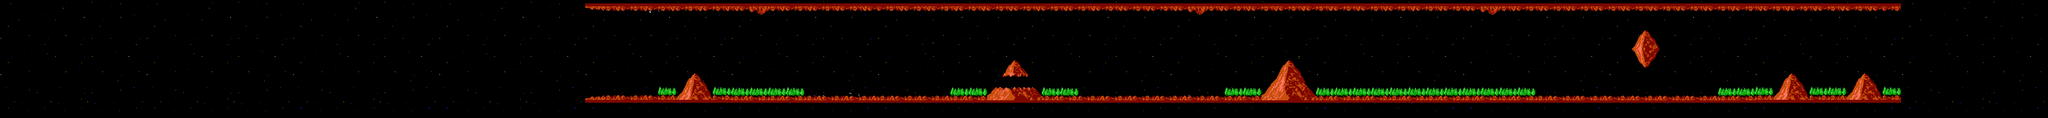

Rendered tile map (Tiled .tmx) drawn with the repository's tilesets; below, a short description and the map source with its tile grids summarised:
An orthogonal 14x1 tile map with 591x480 px tiles, 3 tile layers (fundo, stars, scenery), 11 tilesets and 94 objects (2x mountain4, 2x fan4, 2x RedJumper2, 2x ducker4, top, ...).

<map version="1.0" orientation="orthogonal" width="14" height="1" tilewidth="591" tileheight="480">
 <tileset firstgid="1" name="fundo" tilewidth="591" tileheight="480">
  <image source="fundo1.png" width="591" height="480" />
 </tileset>
 <tileset firstgid="2" name="fundo2" tilewidth="591" tileheight="480">
  <image source="fundo2.png" width="591" height="480" />
 </tileset>
 <tileset firstgid="3" name="front-1" tilewidth="591" tileheight="480">
  <image source="front-1.png" width="591" height="480" />
 </tileset>
 <tileset firstgid="4" name="front-2" tilewidth="591" tileheight="480">
  <image source="front-2.png" width="591" height="480" />
 </tileset>
 <tileset firstgid="5" name="front-3" tilewidth="591" tileheight="480">
  <image source="front-3.png" width="591" height="480" />
 </tileset>
 <tileset firstgid="6" name="front-4" tilewidth="591" tileheight="480">
  <image source="front-4.png" width="591" height="480" />
 </tileset>
 <tileset firstgid="7" name="front-5" tilewidth="591" tileheight="480">
  <image source="front-5.png" width="591" height="480" />
 </tileset>
 <tileset firstgid="8" name="front-6" tilewidth="591" tileheight="480">
  <image source="front-6.png" width="591" height="480" />
 </tileset>
 <tileset firstgid="9" name="front-7" tilewidth="591" tileheight="480">
  <image source="front-7.png" width="591" height="480" />
 </tileset>
 <tileset firstgid="10" name="front-9" tilewidth="591" tileheight="480">
  <image source="front-9.png" width="591" height="480" />
 </tileset>
 <tileset firstgid="11" name="front-10" tilewidth="591" tileheight="480">
  <image source="front-10.png" width="591" height="480" />
 </tileset>
 <layer name="fundo" width="14" height="1">
  <data>[14 cells, 14 non-empty, 1 distinct tile ids]</data>
 </layer>
 <layer name="stars" width="14" height="1">
  <data>[14 cells, 14 non-empty, 1 distinct tile ids]</data>
 </layer>
 <layer name="scenery" width="14" height="1">
  <data>[14 cells, 9 non-empty, 9 distinct tile ids]</data>
 </layer>
 <objectgroup name="colliders" width="14" height="1" visible="0">
  <object name="top" x="2363" y="-3" width="5319" height="28" />
  <object name="bottom" x="2362" y="408" width="5319" height="29" />
  <object name="mountain1" x="2806" y="315">
   <polygon points="0,0 -60,92 65,91" />
  </object>
  <object name="mountain2-1" x="4099" y="249">
   <polygon points="0,0 -41,56 45,55" />
  </object>
  <object name="mountain2-2" x="4174" y="378">
   <polyline points="0,0 -152,1 -181,29 29,31 1,0" />
  </object>
  <object name="mountain3" x="5209" y="263">
   <polygon points="0,0 -103,144 96,143" />
  </object>
  <object name="mountain4" x="7241" y="318">
   <polygon points="0,0 -63,88 63,88" />
  </object>
  <object name="mountain4" x="7533" y="318">
   <polygon points="0,0 -63,88 63,88" />
  </object>
  <object name="residual1" x="3060" y="31" width="37" height="15" />
  <object name="residual2" x="4832" y="36" width="37" height="15" />
  <object name="meteor" x="6647" y="126">
   <polygon points="0,-1 -48,73 53,72 0,146 -48,73 53,72" />
  </object>
 </objectgroup>
 <objectgroup name="enemy_spawns" width="14" height="1">
  <object name="fan1" x="532" y="92" width="42" height="39">
   <properties>
    <property name="active" value="True" />
    <property name="dropsPowerUp" value="False" />
    <property name="hasSquad" value="True" />
    <property name="isAnimatedByState" value="False" />
    <property name="quantity" value="5" />
    <property name="spawnDirection" value="Front" />
    <property name="type" value="Fan" />
   </properties>
  </object>
  <object name="fan2" x="682" y="315" width="42" height="39">
   <properties>
    <property name="active" value="True" />
    <property name="dropsPowerUp" value="False" />
    <property name="hasSquad" value="True" />
    <property name="isAnimatedByState" value="False" />
    <property name="quantity" value="5" />
    <property name="spawnDirection" value="Front" />
    <property name="type" value="Fan" />
   </properties>
  </object>
  <object name="fan3" x="834" y="94" width="42" height="39">
   <properties>
    <property name="active" value="True" />
    <property name="dropsPowerUp" value="False" />
    <property name="hasSquad" value="True" />
    <property name="isAnimatedByState" value="False" />
    <property name="quantity" value="5" />
    <property name="spawnDirection" value="Front" />
    <property name="type" value="Fan" />
   </properties>
  </object>
  <object name="ducker2" x="2819" y="54" width="42" height="39">
   <properties>
    <property name="active" value="True" />
    <property name="dropsPowerUp" value="False" />
    <property name="hasSquad" value="False" />
    <property name="isAnimatedByState" value="True" />
    <property name="quantity" value="1" />
    <property name="spawnDirection" value="Back" />
    <property name="type" value="Ducker" />
   </properties>
  </object>
  <object name="boss" x="8214" y="118" width="42" height="39">
   <properties>
    <property name="active" value="True" />
    <property name="dropsPowerUp" value="False" />
    <property name="hasSquad" value="False" />
    <property name="isAnimatedByState" value="False" />
    <property name="quantity" value="1" />
    <property name="type" value="boss" />
   </properties>
  </object>
  <object name="volcano1" x="7219" y="280" width="42" height="39">
   <properties>
    <property name="active" value="True" />
    <property name="dropsPowerUp" value="False" />
    <property name="hasSquad" value="False" />
    <property name="isAnimatedByState" value="False" />
    <property name="quantity" value="2" />
    <property name="type" value="volcano" />
   </properties>
  </object>
  <object name="dagumu1" x="3401" y="368" width="52" height="42">
   <properties>
    <property name="active" value="True" />
    <property name="dropsPowerUp" value="False" />
    <property name="hasSquad" value="False" />
    <property name="isAnimatedByState" value="False" />
    <property name="quantity" value="1" />
    <property name="spawnDirection" value="Front" />
    <property name="type" value="Dagumu" />
   </properties>
  </object>
  <object name="dee1" x="2634" y="55" width="25" height="30">
   <properties>
    <property name="active" value="True" />
    <property name="dropsPowerUp" value="False" />
    <property name="hasSquad" value="False" />
    <property name="isAnimatedByState" value="True" />
    <property name="quantity" value="1" />
    <property name="spawnDirection" value="Front" />
    <property name="type" value="Dee-01" />
   </properties>
  </object>
  <object name="dee2" x="2672" y="55" width="25" height="30">
   <properties>
    <property name="active" value="True" />
    <property name="dropsPowerUp" value="False" />
    <property name="hasSquad" value="False" />
    <property name="isAnimatedByState" value="True" />
    <property name="quantity" value="1" />
    <property name="spawnDirection" value="Front" />
    <property name="type" value="Dee-01" />
   </properties>
  </object>
  <object name="fan4" x="957" y="317" width="42" height="39">
   <properties>
    <property name="active" value="True" />
    <property name="dropsPowerUp" value="False" />
    <property name="hasSquad" value="True" />
    <property name="isAnimatedByState" value="False" />
    <property name="quantity" value="5" />
    <property name="spawnDirection" value="Front" />
    <property name="type" value="Fan" />
   </properties>
  </object>
  </objectgroup>
 <objectgroup name="event" width="14" height="1" visible="0">
  <!-- 2 objects omitted --></objectgroup>
</map>
<!-- 73 of 94 objects omitted -->